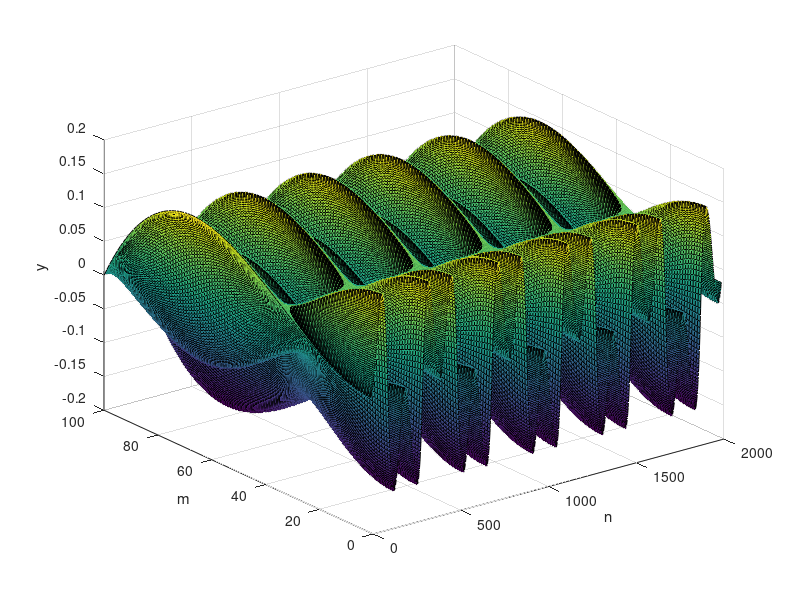
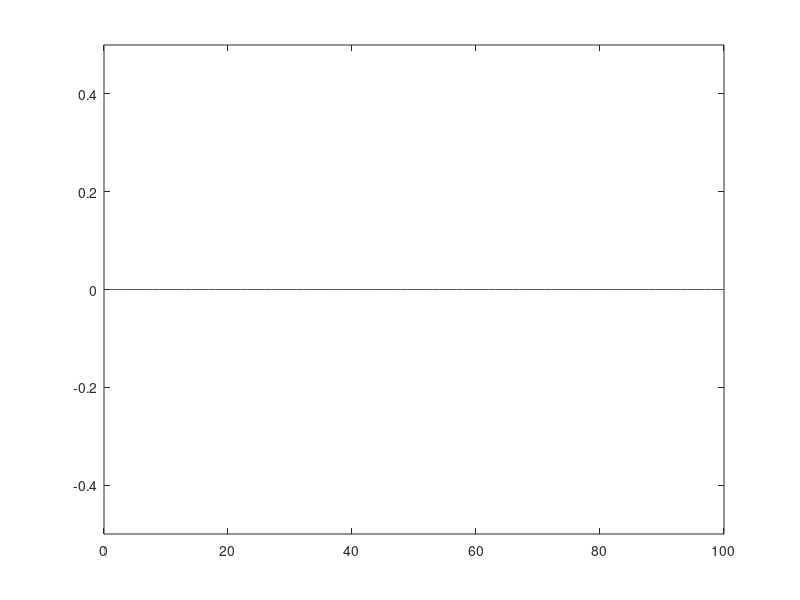

Write MATLAB code to recreate these figures, in order.
% Constants start

% Linear mass density (u)
linear_mass_density = 0.01;

% Tension force (T)
tension_force = 100;

% viscous damping coefficent [N*s/m]
b = 0;

% String length (L)
string_length = 1;

%Matrix
M = 100;
N = 2000;

% Constants end

beta = b / 2 / linear_mass_density;
x = linspace(0, string_length, M)';
velocity = sqrt(tension_force / linear_mass_density);
dx = x(2) - x(1);
dt = dx / velocity;
p = (velocity * dt / dx)^2;
q = 1 + beta * dt;
u = 1 - beta * dt;

% boundary conditions
% (l, r) Dirichlet condition
% (h, k) Neumann condition

% Neumann - Dirichlet

s = x.^2 .* (string_length - x);
g = zeros(M, 1);
h = zeros(1, N);
r = zeros(1, N);

f(:, 1) = s;
f(1, 2) = p * (f(2, 1) - f(1, 1) - dx * h(1)) + f(1, 1) +u * dt * g(1);
f(2:M - 1, 2) = p / 2 * (f(3:M, 1) - 2 * f(2:M - 1, 1) + f(1:M - 2, 1)) + f(2:M - 1, 1) + u * dt * g(2:M - 1);
f(M, 2) = r(2);

for n = 2:N - 1
    f(1, n + 1) = 2 * p / q * (f(2, n) - f(1, n) - dx * h(n)) + 2 / q * f(1, n) - u / q * f(1, n - 1);
    f(2:M - 1, n + 1) = p / q * (f(3:M, n) - 2 * f(2:M - 1, n) + f(1:M - 2, n)) + 2 / q * f(2:M - 1, n) - u / q * f(2:M - 1, n - 1);
    f(M, n + 1) = r(n + 1);
end

plot_x = 0:1 / (M - 1):1;
plot_y = 0:1 / (M - 1):1;

figure(1)
surf(f);
zlabel('y');
xlabel('n');
ylabel('m');
X = 1:M;
fig = figure(3);
axh = axes('Parent', fig);
i = 1;
ph = plot(axh, X, f(:, i));
xlim([0 M]);
ylim([-0.5 0.5]);

while i < M
    i = i + 1;
    set(ph, 'YData', f(:, i));
    pause(0.1)
end
